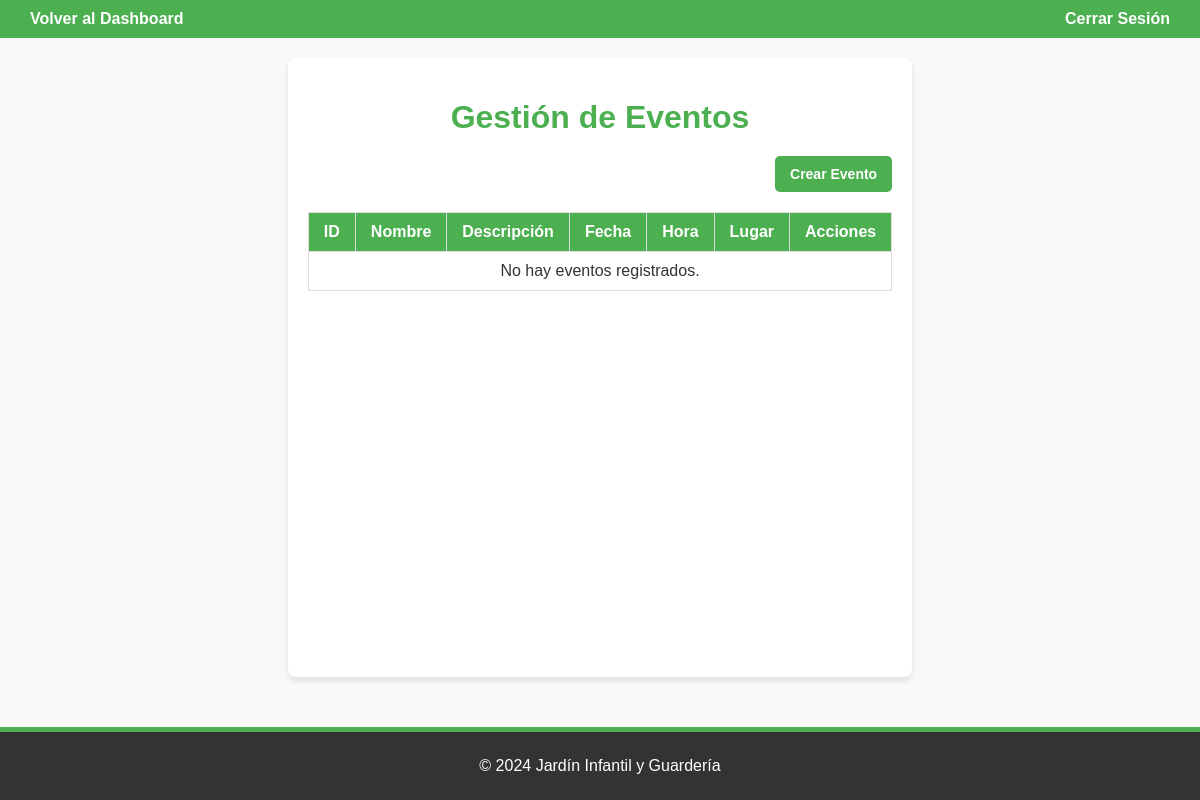
/dashboard/admin/eventos/ (signed in), run on an earlier commit of the app's database.
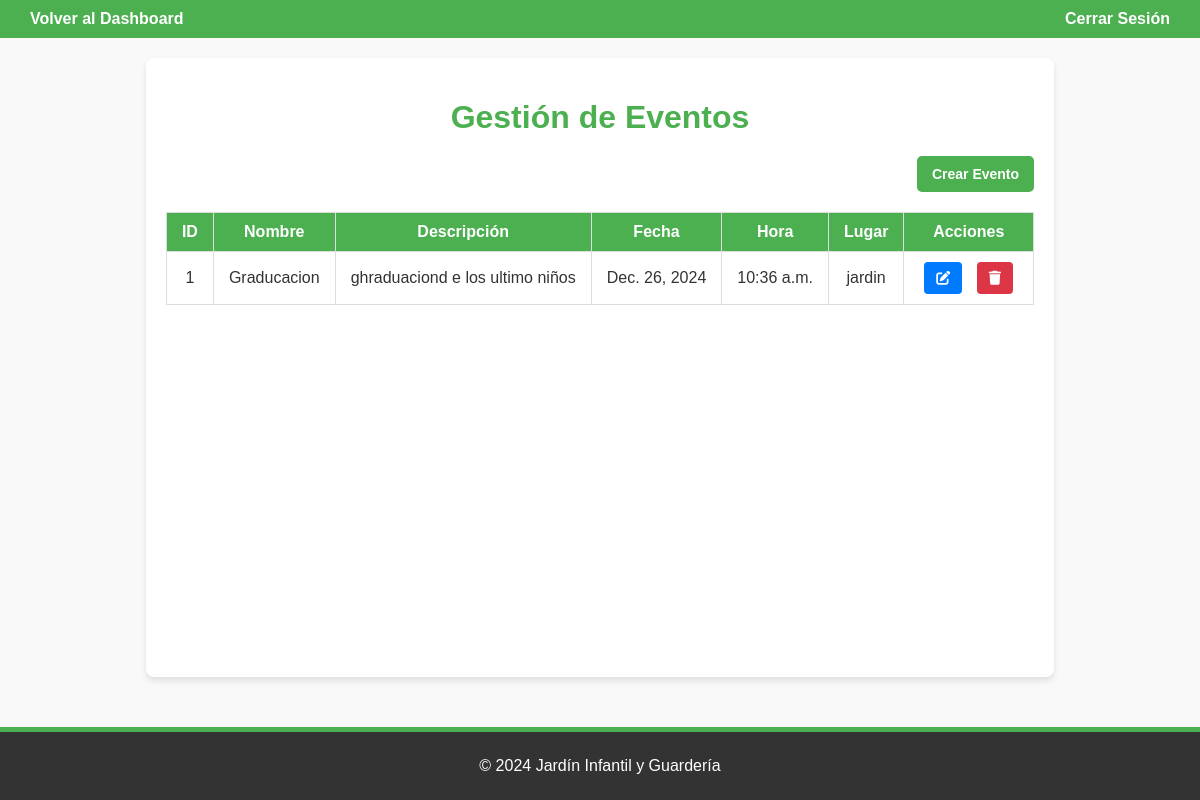
And on a later commit of the database.
### jardin_app/models.py (models this page shows, shortened)
class Evento(models.Model):
    nombre = models.CharField(max_length=200)
    descripcion = models.TextField()
    fecha = models.DateField()
    hora = models.TimeField()
    lugar = models.CharField(max_length=200)

### jardin_app/views/admin_views.py (the view)
# urls.py: path('dashboard/admin/eventos/', gestionar_eventos, name='gestionar_eventos'),
@login_required
def gestionar_eventos(request):
    eventos = Evento.objects.all()
    return render(request, 'admin/eventos/gestionar_eventos.html', {'eventos': eventos})

### jardin_app/templates/admin/eventos/gestionar_eventos.html (shortened to what this page needs)
<!DOCTYPE html>
<html lang="es">
<head>
    {% load static %}
    <link rel="stylesheet" href="{% static 'css/eventos/gestionar_eventos.css' %}">
    <link rel="stylesheet" href="https://cdnjs.cloudflare.com/ajax/libs/font-awesome/6.0.0-beta3/css/all.min.css">
</head>
<body>
    <header>
        <nav class="navbar">
            <a href="{% url 'pagina_administrador' %}">Volver al Dashboard</a>
            <a href="{% url 'logout' %}">Cerrar Sesión</a>
        </nav>
    </header>
    <main>
        <h1>Gestión de Eventos</h1>
        <div class="actions">
            <a href="{% url 'agregar_evento' %}" class="btn btn-primary">Crear Evento</a>
        </div>
        <table>
            <thead>
                <tr>
                    <th>ID</th>
                    <th>Nombre</th>
                    <th>Descripción</th>
                    <th>Fecha</th>
                    <th>Hora</th>
                    <th>Lugar</th>
                    <th>Acciones</th>
                </tr>
            </thead>
            <tbody>
                {% for evento in eventos %}
                <tr>
                    <td>{{ evento.id }}</td>
                    <td>{{ evento.nombre }}</td>
                    <td>{{ evento.descripcion }}</td>
                    <td>{{ evento.fecha }}</td>
                    <td>{{ evento.hora }}</td>
                    <td>{{ evento.lugar }}</td>
                    <td>
                        <a href="{% url 'editar_evento' evento.id %}" class="btn btn-edit"> <i class="fa fa-edit"></i> </a>
                        <a href="{% url 'eliminar_evento' evento.id %}" class="btn btn-delete" onclick="return confirm('¿Estás seguro de eliminar este evento?');"><i class="fa fa-trash"></i> </a>
                    </td>
                </tr>
                {% empty %}
                <tr>
                    <td colspan="7">No hay eventos registrados.</td>
                </tr>
                {% endfor %}
            </tbody>
        </table>
    </main>
    <footer>
        <p>&copy; 2024 Jardín Infantil y Guardería</p>
    </footer>
</body>
</html>

What changed in the data, as far as the page shows it:
added Evento: id "1", nombre "Graducacion", descripcion "ghraduaciond e los ultimo niños", fecha "Dec. 26, 2024", hora "10:36 a.m.", lugar "jardin"
Also different on the page:
text no longer shown: "No hay eventos registrados."
